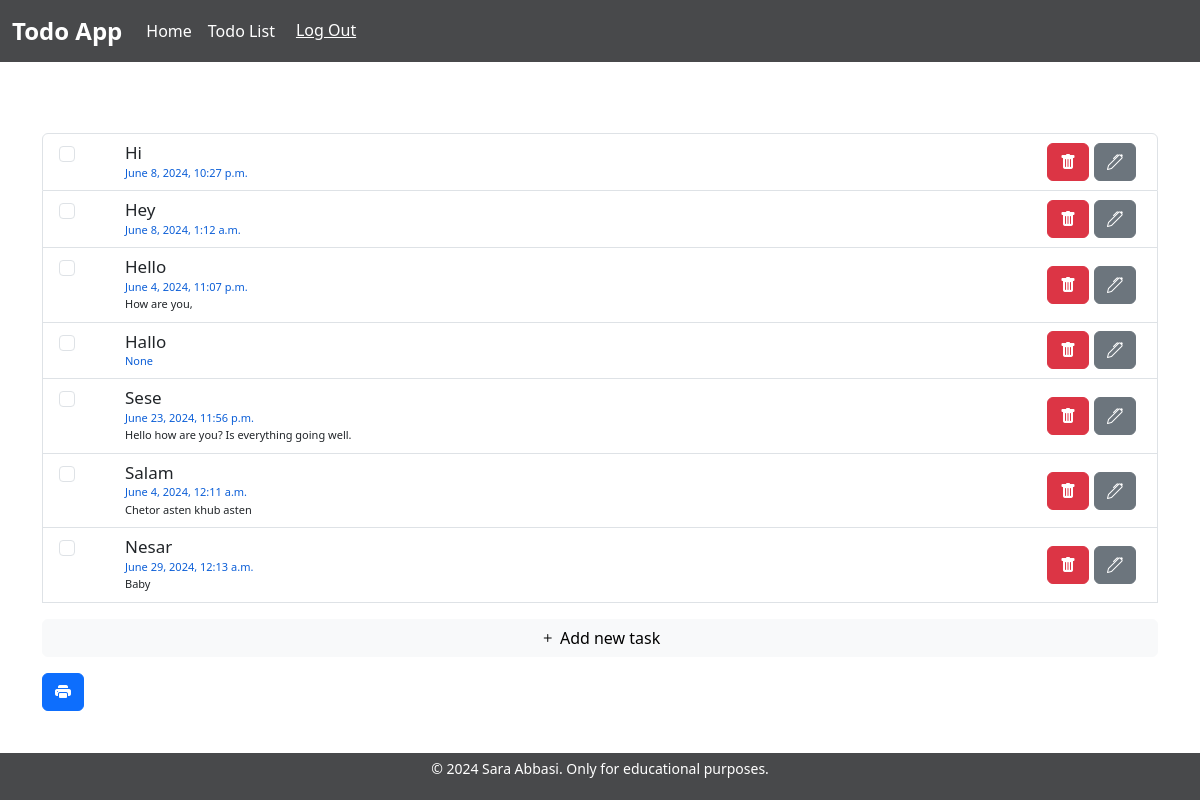
The app's page /list/ (signed in) with its own data.
### todo_app/models.py (models this page shows, shortened)
class TodoItem(models.Model):
    title = models.CharField(max_length=200)
    description = models.TextField(blank=True)
    checked = models.BooleanField(default=False)
    owner = models.ForeignKey(User, on_delete=models.CASCADE, null=True)
    date = models.DateTimeField(blank=True, null=True)

### todo_app/views.py (the view, shortened to what this page needs)
# urls.py: path('list/', todo_list_view, name='todo_list'),
@login_required(login_url='/accounts/login')
def todo_list_view(request):
    user = request.user
    query = TodoItem.objects.filter(owner = user)
    todo_list_len = len(query)
    return render(request, 'todo_app/todo_list.html', {'todolist': query,'todo_list_len': todo_list_len})

### todo_app/templates/todo_app/todo_list.html (shortened to what this page needs)
{% extends 'base.html' %}
{% block content %}
<div class="list-container">
  {% if todo_list_len == 0 %}
  <div>
    <h3>Nothing here ...</h3>
    <a class='link' href="{% url 'todo_app:todo_item_create' %}">You can add a task here</a>
  </div>
  {% else %}
  <div class="todo-list-container">
    <form method="POST" action="{% url 'todo_app:todo_list' %}" id="todo-list-form">
      <div class="todo-list">
        <ul class="list-group">
          {% for todoitem in todolist %}
              <li class="list-group-item todo-item">
                <div class="todo-item-content">
                  {% if todoitem.checked %}
                  <input class="check-input form-check-input job-done-input" type="checkbox" name="checked" checked value="{{todoitem.id}}" aria-label="...">
                  <div class="job-done-text job-text">
                    <h6>{{todoitem.title}}</h6>
                    <p>{{todoitem.date}}</p>
                    <p>{{todoitem.description}}</p>
                  </div>
                  {% else %}
                  <input class="check-input form-check-input" type="checkbox" name="checked" value="{{todoitem.id}}" aria-label="...">
                  <div class="job-undone-text job-text">
                    <h6>{{todoitem.title}}</h6>
                    <p class="todo-date">{{todoitem.date}}</p>
                    <p>{{todoitem.description}}</p>
                  </div>
                  {% endif %}
                </div>
                <div class="todo-item-action">
                  <a class='btn btn-danger' href="{% url 'todo_app:todo_item_delete' todoitem.id %}"><i class="bi bi-trash-fill"></i></a>
                  <a class='btn btn-secondary' href="{% url 'todo_app:todo_item_edit' todoitem.id %}"><i class="bi bi-pen"></i></a>
                </div>
              </li>
          {% endfor %}
          <a class='btn btn-light mt-3' href="{% url 'todo_app:todo_item_create' %}"><i class="bi bi-plus"></i> Add new task</a>
        </ul>
      </div>
      <button class='btn btn-primary mt-3' id="print-paper" type="button"><i class="bi bi-printer-fill"></i></button>
  </form>
  </div>
  {% endif %}
</div>
{% endblock %}

### static/todo_app/styles.css (style rules this page uses)
.todo-list-container { width: 100%; }
.todo-list { min-height: 60vh; }
.todo-item { display: flex; align-items: center; justify-content: space-between; }
.list-container { display: flex; width: 100%; justify-content: center; align-items: center; min-height: 90vh; }
.todo-item-content { display: flex; }
.todo-item-content input { margin-right: 10px; }
.todo-item-action { display: flex; }
.todo-item-action a { margin-right: 5px; }
.todo-date { color: #0b5ed7; }
.job-text h6 { font-size: 17px; margin: 1px 0; margin-left: 40px; }
.job-text p { font-size: 11px; margin: 1px 0; margin-left: 40px; }

### records on screen
TodoItem: title "Hi", date "June 8, 2024, 10:27 p.m."
TodoItem: title "Hey", date "June 8, 2024, 1:12 a.m."
TodoItem: title "Hello", date "June 4, 2024, 11:07 p.m.", description "How are you,"
TodoItem: title "Hallo", date "None"
TodoItem: title "Sese", date "June 23, 2024, 11:56 p.m.", description "Hello how are you? Is everything going well."
TodoItem: title "Salam", date "June 4, 2024, 12:11 a.m.", description "Chetor asten khub asten"
TodoItem: title "Nesar", date "June 29, 2024, 12:13 a.m.", description "Baby"
